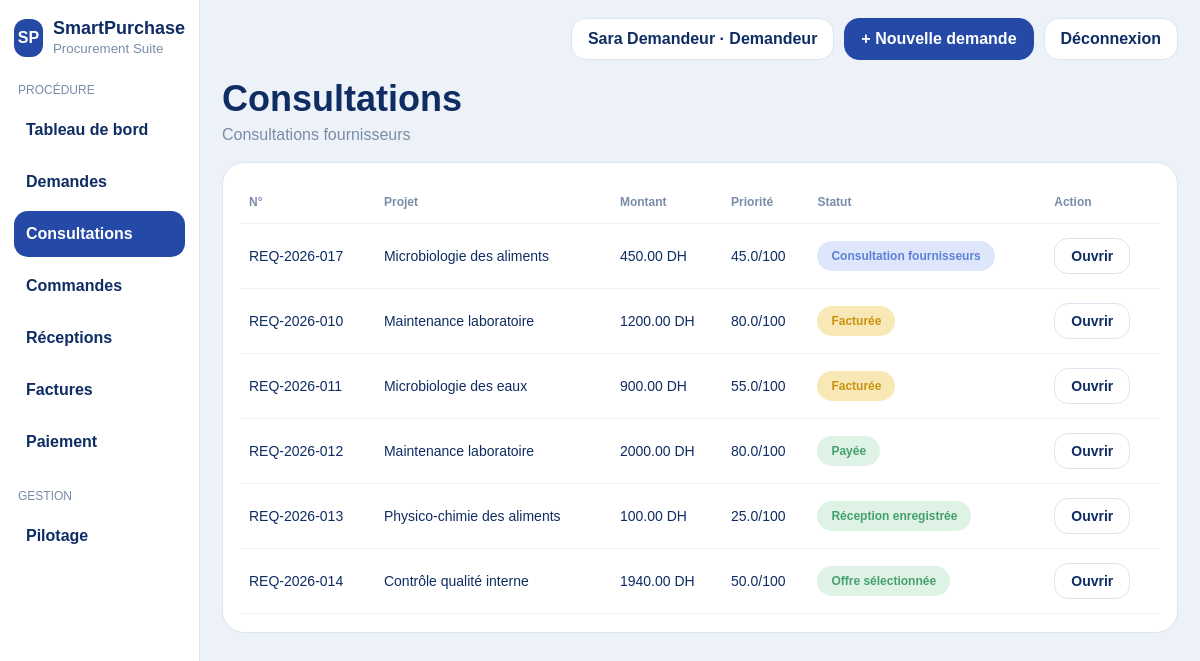
/consultations (signed in), run on the app's committed database.
### app/models.py (models this page shows, shortened)
class TimestampMixin:
    created_at = db.Column(db.DateTime, default=datetime.utcnow, nullable=False)
    updated_at = db.Column(db.DateTime, default=datetime.utcnow, onupdate=datetime.utcnow, nullable=False)

class PurchaseRequest(db.Model, TimestampMixin):
    __tablename__ = "purchase_request"
    STATUS_BROUILLON = "brouillon"
    STATUS_EN_ATTENTE = "en_attente_approbation"
    STATUS_VALIDEE = "validee"
    STATUS_REFUSEE = "refusee"
    STATUS_EN_CONSULTATION = "en_consultation"
    STATUS_OFFRE_SELECTIONNEE = "offre_selectionnee"
    STATUS_COMMANDEE = "commandee"
    STATUS_RECUE = "recue"
    STATUS_FACTUREE = "facturee"
    STATUS_PAYEE = "payee"
    STATUS_ARCHIVEE = "archivee"
    id = db.Column(db.Integer, primary_key=True)
    code = db.Column(db.String(30), unique=True, nullable=False)
    project_name = db.Column(db.String(120), nullable=False)
    department = db.Column(db.String(80), nullable=False)
    purchase_type = db.Column(db.String(80), nullable=False)
    estimated_amount = db.Column(db.Float, nullable=False)
    available_budget = db.Column(db.Float, nullable=True)
    need_date = db.Column(db.Date, nullable=True)
    urgency = db.Column(db.Integer, default=1, nullable=False)
    criticality = db.Column(db.Integer, default=1, nullable=False)
    description = db.Column(db.Text, default="", nullable=False)
    priority_score = db.Column(db.Float, default=0, nullable=False)
    status = db.Column(db.String(40), default=STATUS_BROUILLON, nullable=False, index=True)
    approver_comment = db.Column(db.Text, default="", nullable=False)
    requester_id = db.Column(db.Integer, db.ForeignKey("user.id"), nullable=False)
    attachments = db.relationship("Attachment", backref="purchase_request", cascade="all, delete-orphan", lazy=True)
    offers = db.relationship("SupplierOffer", backref="purchase_request", cascade="all, delete-orphan", lazy=True, order_by="SupplierOffer.amount.asc()")
    orders = db.relationship("PurchaseOrder", backref="purchase_request", cascade="all, delete-orphan", lazy=True, order_by="PurchaseOrder.created_at.desc()")
    lines = db.relationship("PurchaseRequestLine", backref="purchase_request", cascade="all, delete-orphan", lazy=True, order_by="PurchaseRequestLine.id.asc()")

### app/routes/procurement.py (the view)
@procurement_bp.route('/consultations')
@login_required
def consultations():
    requests_list = PurchaseRequest.query.filter(
        PurchaseRequest.status.in_([
            PurchaseRequest.STATUS_VALIDEE,
            PurchaseRequest.STATUS_EN_CONSULTATION,
            PurchaseRequest.STATUS_OFFRE_SELECTIONNEE,
            PurchaseRequest.STATUS_COMMANDEE,
            PurchaseRequest.STATUS_RECUE,
            PurchaseRequest.STATUS_FACTUREE,
            PurchaseRequest.STATUS_PAYEE,
        ])
    ).order_by(PurchaseRequest.created_at.desc()).all()
    return render_template('procurement/consultations.html', requests_list=requests_list)

### app/utils/auth_helpers.py (called while the page is built)
def current_user():
    return session.get("user")

def login_required(view):
    @wraps(view)
    def wrapped(*args, **kwargs):
        if "user" not in session:
            flash("Veuillez vous connecter.", "warning")
            return redirect(url_for("auth.login"))
        return view(*args, **kwargs)
    return wrapped

### app/utils/view_helpers.py (called while the page is built)
def display_status(value: str) -> str:
    maps = [
        REQUEST_STATUS_LABELS,
        ORDER_STATUS_LABELS,
        RECEPTION_STATUS_LABELS,
        NC_STATUS_LABELS,
        INVOICE_STATUS_LABELS,
        PAYMENT_STATUS_LABELS,
    ]
    for mapping in maps:
        if value in mapping:
            return mapping[value]
    return (value or "").replace("_", " ").capitalize()

def badge_class(value: str) -> str:
    return BADGE_CLASS.get(value, "slate")

def format_priority(value: float) -> str:
    return f"{value:.1f}/100"

### app/templates/procurement/consultations.html
{% extends "base.html" %}{% block content %}<div class="page-header"><h2>Consultations</h2><p>Consultations fournisseurs</p></div><div class="panel"><table class="data-table"><thead><tr><th>N°</th><th>Projet</th><th>Montant</th><th>Priorité</th><th>Statut</th><th>Action</th></tr></thead><tbody>{% for req in requests_list %}<tr><td>{{ req.code }}</td><td>{{ req.project_name }}</td><td>{{ '%.2f'|format(req.estimated_amount) }} DH</td><td>{{ format_priority(req.priority_score) }}</td><td><span class="badge {{ badge_class(req.status) }}">{{ display_status(req.status) }}</span></td><td><a class="action-btn" href="{{ url_for('procurement.offers', request_id=req.id) }}">Ouvrir</a></td></tr>{% endfor %}</tbody></table></div>{% endblock %}

### app/static/css/style.css (style rules this page uses)
:root { --bg:#edf2f8; --panel:#ffffff; --border:#dce5f0; --text:#0f2d63; --muted:#7a8ca8; --primary:#2449a6; --primary-dark:#183985; --success:#45a06b; --success-bg:#dff2e6; --warning:#c99310; --warning-bg:#f8e8b5; --danger:#d76565; --danger-bg:#f7d5d8; --info:#5f80d6; --info-bg:#dde6fb; --slate:#6e7f9b; --slate-bg:#ebeff5; }
* { box-sizing:border-box }
body { margin:0;font-family:Arial,Helvetica,sans-serif;background:var(--bg);color:var(--text) }
a { text-decoration:none;color:inherit }
.page-header h2 { font-size:36px;margin:10px 0 6px }
.page-header p { margin:0 0 18px;color:var(--muted) }
.stat-card,.panel,.chart-panel { background:#fff;border:1px solid var(--border);border-radius:22px;padding:18px }
.data-table { width:100%;border-collapse:collapse }
.data-table th,.data-table td { padding:14px 8px;border-bottom:1px solid #edf1f7;text-align:left;font-size:14px;vertical-align:middle }
.data-table th { color:var(--muted);font-size:12px;text-transform:none }
.badge { display:inline-block;padding:8px 14px;border-radius:999px;font-size:12px;font-weight:800 }
.badge.success { background:var(--success-bg);color:var(--success) }
.badge.warning { background:var(--warning-bg);color:var(--warning) }
.badge.info { background:var(--info-bg);color:var(--info) }
.action-btn { display:inline-block;background:#fff;border:1px solid var(--border);border-radius:14px;padding:9px 16px;font-weight:800;color:var(--text) }

### data on the page
PurchaseRequest: code "REQ-2026-017", project_name "Microbiologie des aliments", estimated_amount "450.00", priority_score "45.0/100", status "Consultation fournisseurs"
PurchaseRequest: code "REQ-2026-010", project_name "Maintenance laboratoire", estimated_amount "1200.00", priority_score "80.0/100", status "Facturée"
PurchaseRequest: code "REQ-2026-011", project_name "Microbiologie des eaux", estimated_amount "900.00", priority_score "55.0/100", status "Facturée"
PurchaseRequest: code "REQ-2026-012", project_name "Maintenance laboratoire", estimated_amount "2000.00", priority_score "80.0/100", status "Payée"
PurchaseRequest: code "REQ-2026-013", project_name "Physico-chimie des aliments", estimated_amount "100.00", priority_score "25.0/100", status "Réception enregistrée"
PurchaseRequest: code "REQ-2026-014", project_name "Contrôle qualité interne", estimated_amount "1940.00", priority_score "50.0/100", status "Offre sélectionnée"

### other printed values
{{ session['user']['name'] }} "Sara Demandeur"
{{ session['user']['role'].capitalize() }} "Demandeur"
